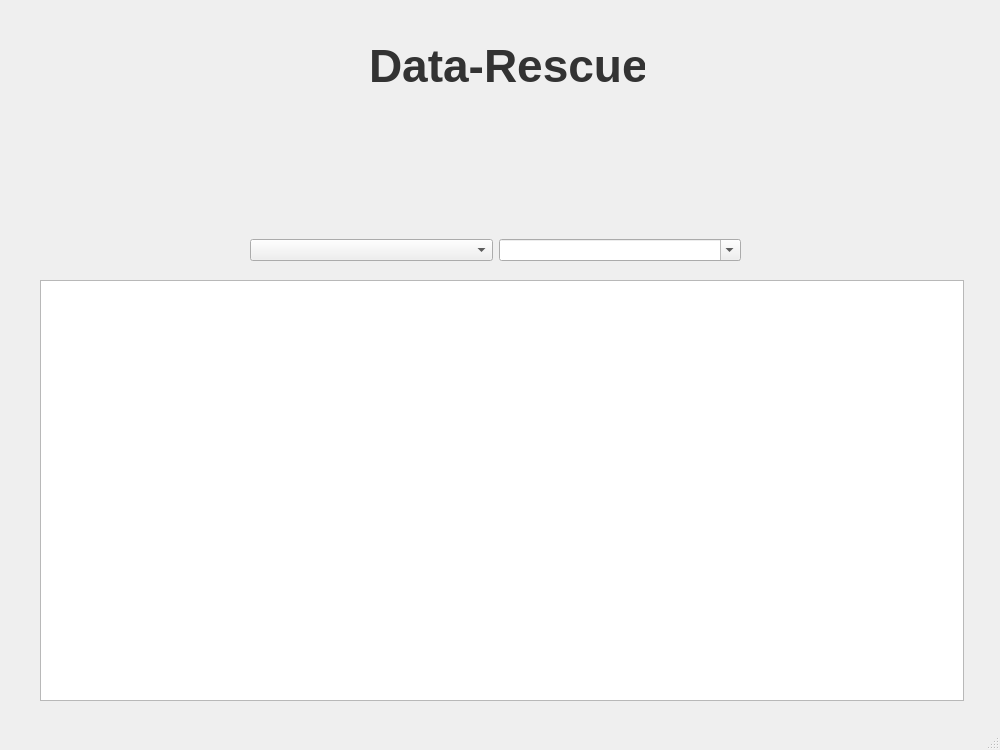
<?xml version="1.0" encoding="UTF-8"?>
<ui version="4.0">
 <class>MainWindow</class>
 <widget class="QMainWindow" name="MainWindow">
  <property name="windowModality">
   <enum>Qt::ApplicationModal</enum>
  </property>
  <property name="enabled">
   <bool>true</bool>
  </property>
  <property name="geometry">
   <rect>
    <x>0</x>
    <y>0</y>
    <width>1000</width>
    <height>750</height>
   </rect>
  </property>
  <property name="sizePolicy">
   <sizepolicy hsizetype="Fixed" vsizetype="Fixed">
    <horstretch>0</horstretch>
    <verstretch>0</verstretch>
   </sizepolicy>
  </property>
  <property name="windowTitle">
   <string>Data-Rescue</string>
  </property>
  <property name="autoFillBackground">
   <bool>false</bool>
  </property>
  <property name="tabShape">
   <enum>QTabWidget::Rounded</enum>
  </property>
  <property name="dockOptions">
   <set>QMainWindow::AllowTabbedDocks|QMainWindow::AnimatedDocks</set>
  </property>
  <widget class="QWidget" name="centralwidget">
   <widget class="QWidget" name="widget" native="true">
    <property name="geometry">
     <rect>
      <x>330</x>
      <y>100</y>
      <width>331</width>
      <height>121</height>
     </rect>
    </property>
    <property name="autoFillBackground">
     <bool>false</bool>
    </property>
    <property name="styleSheet">
     <string notr="true"/>
    </property>
    <layout class="QHBoxLayout" name="horizontalLayout">
     <item>
      <widget class="QPushButton" name="searchButton">
       <property name="toolTip">
        <string/>
       </property>
       <property name="statusTip">
        <string/>
       </property>
       <property name="whatsThis">
        <string/>
       </property>
       <property name="accessibleName">
        <string/>
       </property>
       <property name="styleSheet">
        <string notr="true">QPushButton {
    border: 2px solid transparent;
    padding: 5px 10px;
    background-color: transparent;
    color: black;
}

QPushButton:hover {
    background-color: #f0f0f0; /* Light gray */
    border-color: #c0c0c0; /* Lighter border */
    color: black; /* Text color */
}

QPushButton:pressed {
    background-color: #c0c0c0; /* Slightly darker gray when pressed */
    border-color: #a0a0a0; /* Darker border */
}</string>
       </property>
       <property name="text">
        <string/>
       </property>
       <property name="icon">
        <iconset resource="resources/icons/icons.qrc">
         <normaloff>:/search_icon.png</normaloff>:/search_icon.png</iconset>
       </property>
       <property name="iconSize">
        <size>
         <width>82</width>
         <height>82</height>
        </size>
       </property>
       <property name="shortcut">
        <string/>
       </property>
       <property name="checkable">
        <bool>false</bool>
       </property>
       <property name="autoExclusive">
        <bool>false</bool>
       </property>
       <property name="autoDefault">
        <bool>false</bool>
       </property>
       <property name="default">
        <bool>false</bool>
       </property>
       <property name="flat">
        <bool>false</bool>
       </property>
      </widget>
     </item>
     <item>
      <widget class="QPushButton" name="recoverButton">
       <property name="toolTip">
        <string/>
       </property>
       <property name="statusTip">
        <string/>
       </property>
       <property name="whatsThis">
        <string/>
       </property>
       <property name="accessibleName">
        <string/>
       </property>
       <property name="styleSheet">
        <string notr="true">QPushButton {
    border: 2px solid transparent;
    padding: 5px 10px;
    background-color: transparent;
    color: black;
}

QPushButton:hover {
    background-color: #f0f0f0; /* Light gray */
    border-color: #c0c0c0; /* Lighter border */
    color: black; /* Text color */
}

QPushButton:pressed {
    background-color: #c0c0c0; /* Slightly darker gray when pressed */
    border-color: #a0a0a0; /* Darker border */
}</string>
       </property>
       <property name="text">
        <string/>
       </property>
       <property name="icon">
        <iconset resource="resources/icons/icons.qrc">
         <normaloff>:/recover_icon.png</normaloff>:/recover_icon.png</iconset>
       </property>
       <property name="iconSize">
        <size>
         <width>82</width>
         <height>82</height>
        </size>
       </property>
       <property name="shortcut">
        <string/>
       </property>
       <property name="checkable">
        <bool>false</bool>
       </property>
       <property name="autoExclusive">
        <bool>false</bool>
       </property>
       <property name="autoDefault">
        <bool>false</bool>
       </property>
       <property name="default">
        <bool>false</bool>
       </property>
       <property name="flat">
        <bool>false</bool>
       </property>
      </widget>
     </item>
     <item>
      <widget class="QPushButton" name="infoButton">
       <property name="enabled">
        <bool>true</bool>
       </property>
       <property name="toolTip">
        <string/>
       </property>
       <property name="statusTip">
        <string/>
       </property>
       <property name="whatsThis">
        <string/>
       </property>
       <property name="accessibleName">
        <string/>
       </property>
       <property name="styleSheet">
        <string notr="true">QPushButton {
    border: 2px solid transparent;
    padding: 5px 10px;
    background-color: transparent;
    color: black;
}

QPushButton:hover {
    background-color: #f0f0f0; /* Light gray */
    border-color: #c0c0c0; /* Lighter border */
    color: black; /* Text color */
}

QPushButton:pressed {
    background-color: #c0c0c0; /* Slightly darker gray when pressed */
    border-color: #a0a0a0; /* Darker border */
}</string>
       </property>
       <property name="text">
        <string/>
       </property>
       <property name="icon">
        <iconset resource="resources/icons/icons.qrc">
         <normaloff>:/info_icon.png</normaloff>:/info_icon.png</iconset>
       </property>
       <property name="iconSize">
        <size>
         <width>82</width>
         <height>82</height>
        </size>
       </property>
       <property name="shortcut">
        <string/>
       </property>
       <property name="checkable">
        <bool>false</bool>
       </property>
       <property name="autoExclusive">
        <bool>false</bool>
       </property>
       <property name="autoDefault">
        <bool>false</bool>
       </property>
       <property name="default">
        <bool>false</bool>
       </property>
       <property name="flat">
        <bool>false</bool>
       </property>
      </widget>
     </item>
    </layout>
   </widget>
   <widget class="QLabel" name="programName">
    <property name="geometry">
     <rect>
      <x>350</x>
      <y>40</y>
      <width>301</width>
      <height>51</height>
     </rect>
    </property>
    <property name="styleSheet">
     <string notr="true">QLabel {
    font-size: 46px;
    font-weight: bold;
    color: #333333; /* Колір тексту */
    background-color: transparent;
    border: 1px  solid transparent;
    padding: 5px; /* Відступи від тексту до межі елемента */
}</string>
    </property>
    <property name="text">
     <string>Data-Rescue</string>
    </property>
   </widget>
   <widget class="QWidget" name="layoutWidget">
    <property name="geometry">
     <rect>
      <x>250</x>
      <y>200</y>
      <width>491</width>
      <height>101</height>
     </rect>
    </property>
    <layout class="QHBoxLayout" name="horizontalLayout_2">
     <item>
      <widget class="QComboBox" name="pickedDir"/>
     </item>
     <item>
      <widget class="QComboBox" name="filePattern">
       <property name="editable">
        <bool>true</bool>
       </property>
      </widget>
     </item>
    </layout>
   </widget>
   <widget class="QTableWidget" name="tableWidget">
    <property name="geometry">
     <rect>
      <x>40</x>
      <y>280</y>
      <width>924</width>
      <height>421</height>
     </rect>
    </property>
   </widget>
  </widget>
  <widget class="QStatusBar" name="statusbar"/>
 </widget>
 <resources>
  <include location="resources/icons/icons.qrc"/>
 </resources>
 <connections/>
</ui>
